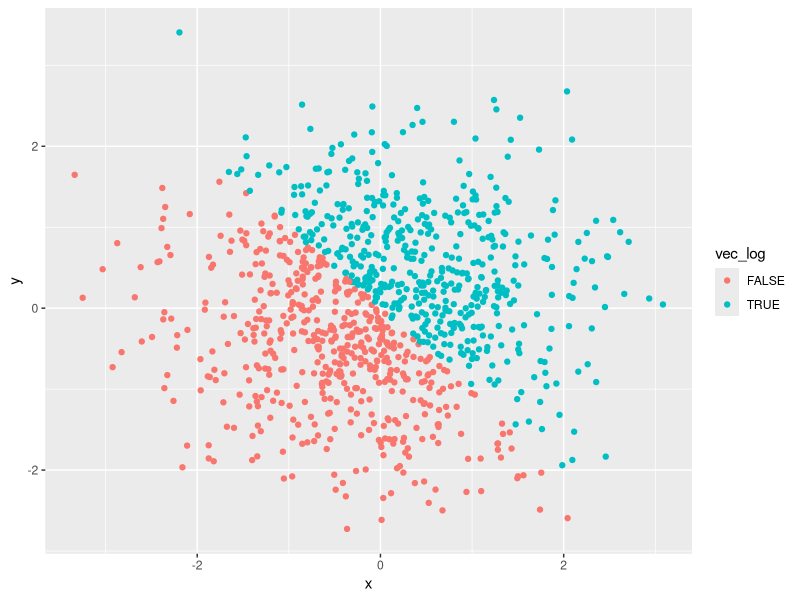
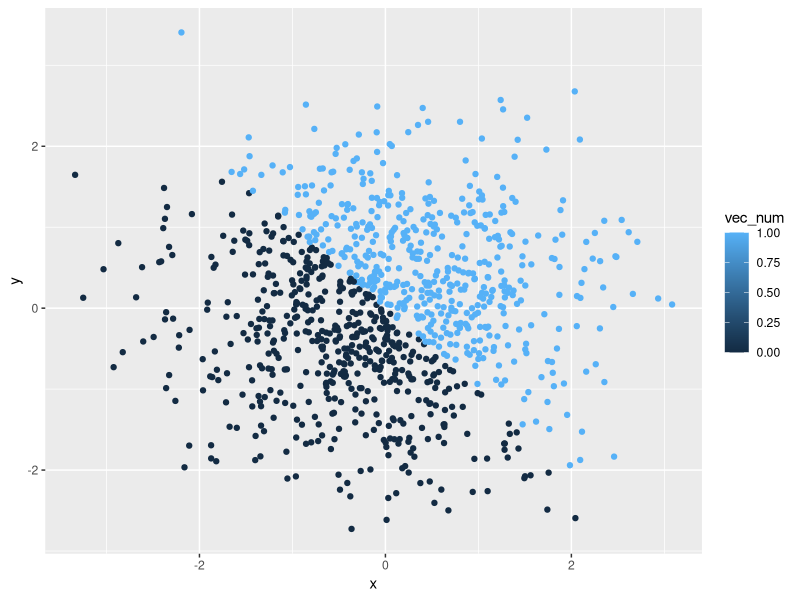
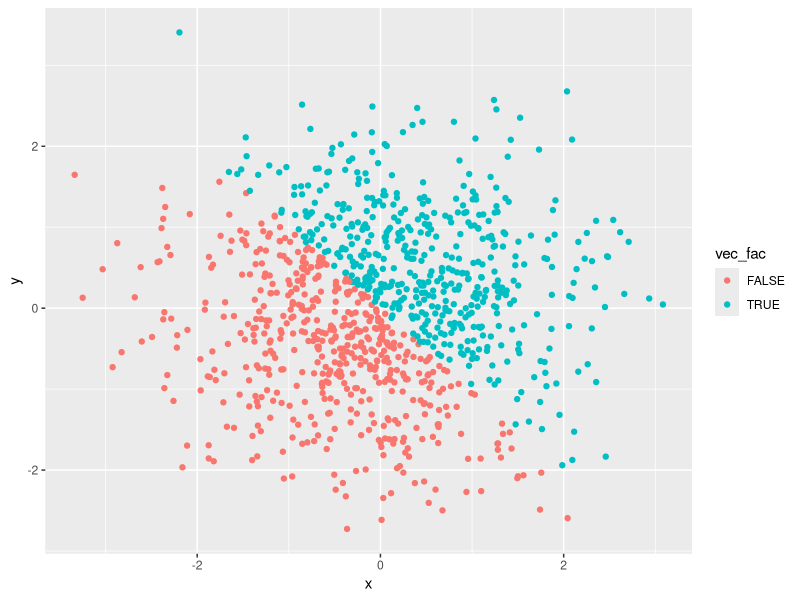
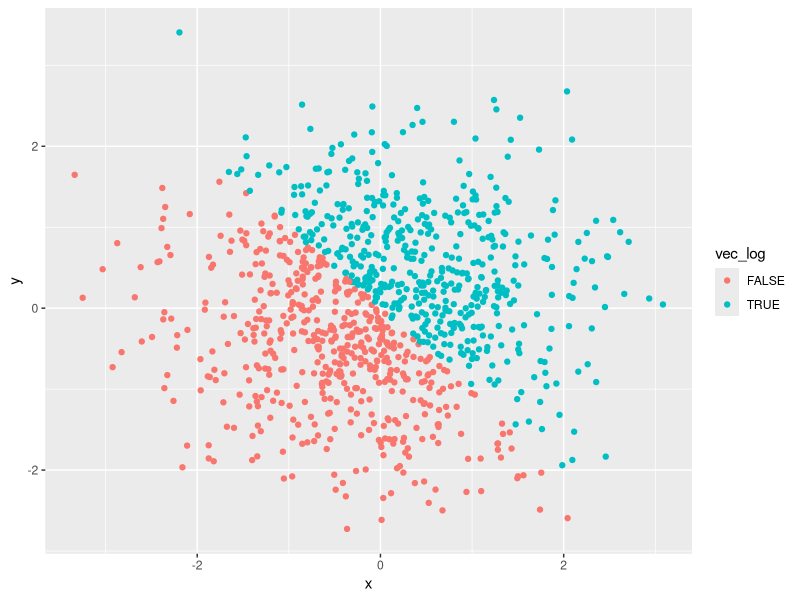

The R script that drew these images, in order:
## ---- chunk 1
library(tidyverse)
library(ggplot2)
## ---- chunk 2

## create data frame
df_1 = tibble(
  random_samp = runif(n = 10, min = 0, max = 5),
  vec_logical = random_samp > 2,
  vec_char = paste(c("X"), 1:10, sep = ""),
  vec_factor = factor(c("male", "male", "female", "female", "male", "female", "female", "male", "female", "male"))
)
df_1 
mean(df_1$random_samp)
mean(df_1$vec_logical)
mean(df_1$vec_char)
mean(df_1$vec_factor)
## ---- chunk 3

## create data frame and do dual conversion
df_3 = tibble(
  vec_char = as.numeric(as.factor(paste(c("X"), 1:10, sep = ""))),
  vec_factor = as.numeric(as.character(factor(c("male", "male", "female", "female", "male", "female", "female", "male", "female", "male"))))
)
df_3 
## ---- chunk 4
#create new data frame
df_4 = tibble(
  x = rnorm(n = 1000),
  y = rnorm(n = 1000),
  vec_log = x + y > 0,
  vec_num = as.numeric(vec_log),
  vec_fac = as.factor(vec_log)
)
## ---- chunk 5
#Make scatterplot of y vs x, color points using the logical variable
#red stands for FLASE in vec_log, blue stands for TRUE in vec_log
ggplot(df_4, aes(x = x, y = y, color = vec_log)) + geom_point()
ggsave("scatter_plot_1.pdf", height = 4, width = 6)

#scatterplot that color points using the numeric variables
#dark blue stands for value 0, light blue stands for 1 in vec_num which is TRUE in vec_log
ggplot(df_4, aes(x = x, y = y, color = vec_num)) + geom_point()

#scatterplot that color points using the factor variables
#red stands for FLASE in vec_fac, blue stands for TRUE in vec_fac
ggplot(df_4, aes(x = x, y = y, color = vec_fac)) + geom_point()

